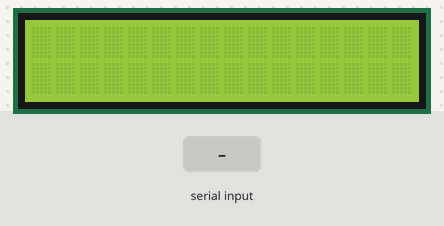
Simulated run of this sketch. Board: Arduino Uno, built with avr-gcc and run on an emulated ATmega328P. Shown: 16×2 character LCD. The test bench sets the inputs (shaded band).

Above: at 1.2 s.
1.3 s: "1" received over Serial
At 2.5 s:
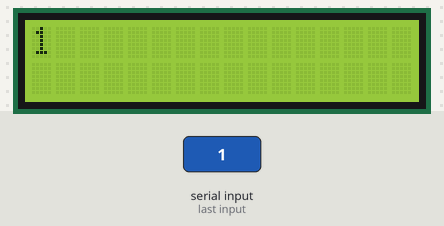
2.9 s: "0" received over Serial
At 3.8 s:
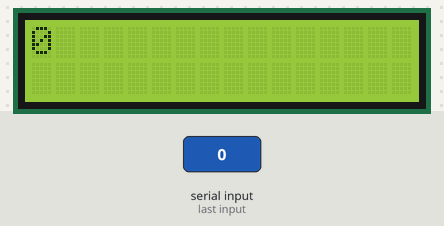
4.5 s: "2" received over Serial
At 5.0 s:
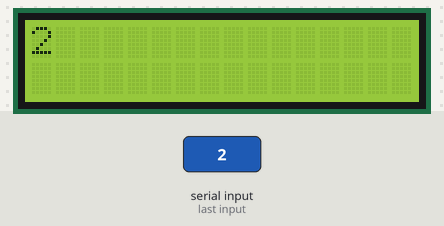
Timing chart, 0 to 7.5 s (numbered marks = the images above; inputs shaded):
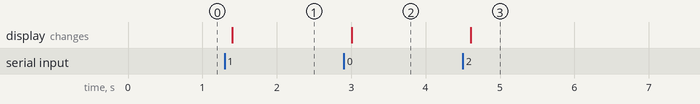

Measured:
- after the input at 1.3 s, the display: changes after 0.10 s (image 1)
- after the input at 2.9 s, the display: changes after 0.10 s (image 2)
- after the input at 4.5 s, the display: changes after 0.10 s (image 3)

The sketch:

FinalArduinoNano.ino
```cpp
#include <Wire.h>
#include <LiquidCrystal_I2C.h>
LiquidCrystal_I2C lcd(0x27,16,2);

char TestData;

void setup() {
// Open serial communications and wait for port to open:
Serial.begin(115200);
while (!Serial) {
; // wait for serial port to connect. Needed for native USB port only
}

lcd.init();
lcd.backlight();

}


void loop() { // run over and over

if (Serial.available()) {
// wait a bit for the entire message to arrive
delay(100);
// clear the screen
lcd.clear();
// read all the available characters
while (Serial.available() > 0) {
// display each character to the LCD
lcd.write(Serial.read());
}
}
}
```
